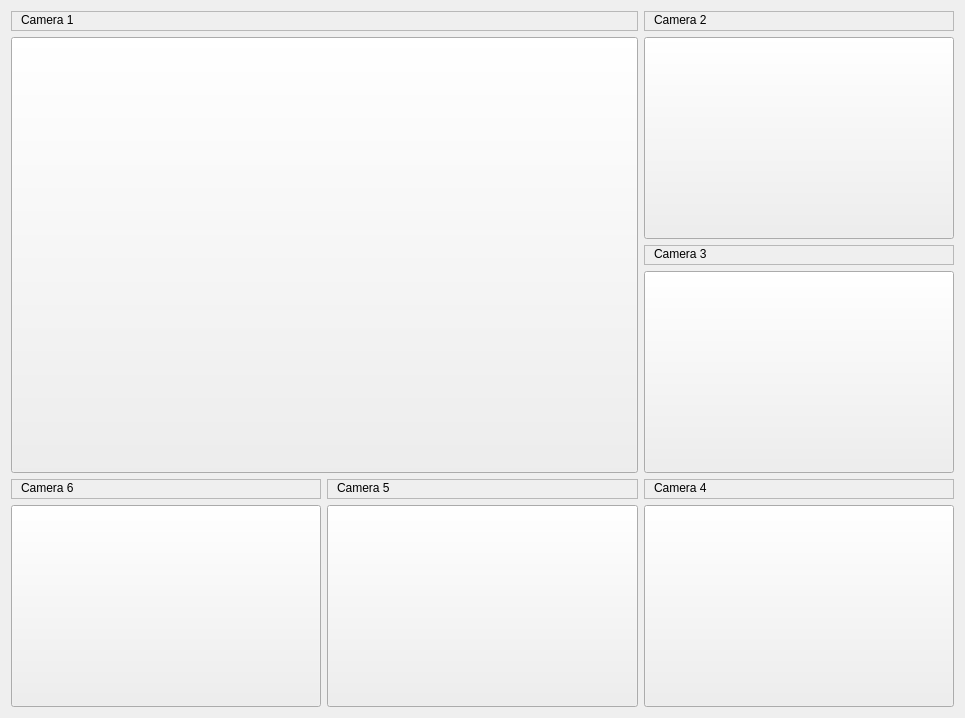
<?xml version="1.0" encoding="UTF-8"?>
<ui version="4.0">
 <class>cameraDisplayOption</class>
 <widget class="QWidget" name="cameraDisplayOption">
  <property name="geometry">
   <rect>
    <x>0</x>
    <y>0</y>
    <width>965</width>
    <height>718</height>
   </rect>
  </property>
  <property name="windowTitle">
   <string>Form</string>
  </property>
  <property name="statusTip">
   <string>Allows the user to monitorize different cameras and select the main camera.</string>
  </property>
  <layout class="QGridLayout" name="gridLayout">
   <item row="0" column="0" colspan="2">
    <widget class="QFrame" name="frameCamera1">
     <property name="sizePolicy">
      <sizepolicy hsizetype="Preferred" vsizetype="Minimum">
       <horstretch>0</horstretch>
       <verstretch>0</verstretch>
      </sizepolicy>
     </property>
     <property name="maximumSize">
      <size>
       <width>16777215</width>
       <height>20</height>
      </size>
     </property>
     <property name="frameShape">
      <enum>QFrame::StyledPanel</enum>
     </property>
     <property name="frameShadow">
      <enum>QFrame::Raised</enum>
     </property>
     <widget class="QLabel" name="titleCamera1">
      <property name="geometry">
       <rect>
        <x>10</x>
        <y>0</y>
        <width>67</width>
        <height>17</height>
       </rect>
      </property>
      <property name="text">
       <string>Camera 1</string>
      </property>
     </widget>
    </widget>
   </item>
   <item row="0" column="2">
    <widget class="QFrame" name="frameCamera2">
     <property name="sizePolicy">
      <sizepolicy hsizetype="Preferred" vsizetype="Minimum">
       <horstretch>0</horstretch>
       <verstretch>0</verstretch>
      </sizepolicy>
     </property>
     <property name="maximumSize">
      <size>
       <width>16777215</width>
       <height>20</height>
      </size>
     </property>
     <property name="frameShape">
      <enum>QFrame::StyledPanel</enum>
     </property>
     <property name="frameShadow">
      <enum>QFrame::Raised</enum>
     </property>
     <widget class="QLabel" name="titleCamera2">
      <property name="geometry">
       <rect>
        <x>10</x>
        <y>0</y>
        <width>67</width>
        <height>17</height>
       </rect>
      </property>
      <property name="text">
       <string>Camera 2</string>
      </property>
     </widget>
    </widget>
   </item>
   <item row="1" column="0" rowspan="3" colspan="2">
    <widget class="QPushButton" name="imageCamera1">
     <property name="sizePolicy">
      <sizepolicy hsizetype="Preferred" vsizetype="Preferred">
       <horstretch>0</horstretch>
       <verstretch>0</verstretch>
      </sizepolicy>
     </property>
     <property name="focusPolicy">
      <enum>Qt::NoFocus</enum>
     </property>
     <property name="text">
      <string/>
     </property>
     <property name="checkable">
      <bool>false</bool>
     </property>
     <property name="autoDefault">
      <bool>false</bool>
     </property>
     <property name="default">
      <bool>false</bool>
     </property>
     <property name="flat">
      <bool>false</bool>
     </property>
    </widget>
   </item>
   <item row="1" column="2">
    <widget class="QPushButton" name="imageCamera2">
     <property name="sizePolicy">
      <sizepolicy hsizetype="Preferred" vsizetype="Preferred">
       <horstretch>0</horstretch>
       <verstretch>0</verstretch>
      </sizepolicy>
     </property>
     <property name="focusPolicy">
      <enum>Qt::NoFocus</enum>
     </property>
     <property name="autoFillBackground">
      <bool>false</bool>
     </property>
     <property name="text">
      <string/>
     </property>
     <property name="checkable">
      <bool>false</bool>
     </property>
     <property name="autoDefault">
      <bool>false</bool>
     </property>
     <property name="default">
      <bool>false</bool>
     </property>
    </widget>
   </item>
   <item row="2" column="2">
    <widget class="QFrame" name="frameCamera3">
     <property name="sizePolicy">
      <sizepolicy hsizetype="Preferred" vsizetype="Minimum">
       <horstretch>0</horstretch>
       <verstretch>0</verstretch>
      </sizepolicy>
     </property>
     <property name="maximumSize">
      <size>
       <width>16777215</width>
       <height>20</height>
      </size>
     </property>
     <property name="frameShape">
      <enum>QFrame::StyledPanel</enum>
     </property>
     <property name="frameShadow">
      <enum>QFrame::Raised</enum>
     </property>
     <widget class="QLabel" name="titleCamera3">
      <property name="geometry">
       <rect>
        <x>10</x>
        <y>0</y>
        <width>67</width>
        <height>17</height>
       </rect>
      </property>
      <property name="text">
       <string>Camera 3</string>
      </property>
     </widget>
    </widget>
   </item>
   <item row="3" column="2">
    <widget class="QPushButton" name="imageCamera3">
     <property name="sizePolicy">
      <sizepolicy hsizetype="Preferred" vsizetype="Preferred">
       <horstretch>0</horstretch>
       <verstretch>0</verstretch>
      </sizepolicy>
     </property>
     <property name="focusPolicy">
      <enum>Qt::NoFocus</enum>
     </property>
     <property name="text">
      <string/>
     </property>
     <property name="checkable">
      <bool>false</bool>
     </property>
     <property name="autoDefault">
      <bool>false</bool>
     </property>
     <property name="default">
      <bool>false</bool>
     </property>
     <property name="flat">
      <bool>false</bool>
     </property>
    </widget>
   </item>
   <item row="4" column="0">
    <widget class="QFrame" name="frameCamera6">
     <property name="sizePolicy">
      <sizepolicy hsizetype="Preferred" vsizetype="Minimum">
       <horstretch>0</horstretch>
       <verstretch>0</verstretch>
      </sizepolicy>
     </property>
     <property name="maximumSize">
      <size>
       <width>16777215</width>
       <height>20</height>
      </size>
     </property>
     <property name="frameShape">
      <enum>QFrame::StyledPanel</enum>
     </property>
     <property name="frameShadow">
      <enum>QFrame::Raised</enum>
     </property>
     <widget class="QLabel" name="titleCamera6">
      <property name="geometry">
       <rect>
        <x>10</x>
        <y>0</y>
        <width>67</width>
        <height>17</height>
       </rect>
      </property>
      <property name="text">
       <string>Camera 6</string>
      </property>
     </widget>
    </widget>
   </item>
   <item row="4" column="1">
    <widget class="QFrame" name="frameCamera5">
     <property name="sizePolicy">
      <sizepolicy hsizetype="Preferred" vsizetype="Minimum">
       <horstretch>0</horstretch>
       <verstretch>0</verstretch>
      </sizepolicy>
     </property>
     <property name="maximumSize">
      <size>
       <width>16777215</width>
       <height>20</height>
      </size>
     </property>
     <property name="frameShape">
      <enum>QFrame::StyledPanel</enum>
     </property>
     <property name="frameShadow">
      <enum>QFrame::Raised</enum>
     </property>
     <widget class="QLabel" name="titleCamera5">
      <property name="geometry">
       <rect>
        <x>10</x>
        <y>0</y>
        <width>67</width>
        <height>17</height>
       </rect>
      </property>
      <property name="text">
       <string>Camera 5</string>
      </property>
     </widget>
    </widget>
   </item>
   <item row="4" column="2">
    <widget class="QFrame" name="frameCamera4">
     <property name="sizePolicy">
      <sizepolicy hsizetype="Preferred" vsizetype="Minimum">
       <horstretch>0</horstretch>
       <verstretch>0</verstretch>
      </sizepolicy>
     </property>
     <property name="maximumSize">
      <size>
       <width>16777215</width>
       <height>20</height>
      </size>
     </property>
     <property name="frameShape">
      <enum>QFrame::StyledPanel</enum>
     </property>
     <property name="frameShadow">
      <enum>QFrame::Raised</enum>
     </property>
     <widget class="QLabel" name="titleCamera4">
      <property name="geometry">
       <rect>
        <x>10</x>
        <y>0</y>
        <width>67</width>
        <height>17</height>
       </rect>
      </property>
      <property name="text">
       <string>Camera 4</string>
      </property>
     </widget>
    </widget>
   </item>
   <item row="5" column="0">
    <widget class="QPushButton" name="imageCamera6">
     <property name="sizePolicy">
      <sizepolicy hsizetype="Preferred" vsizetype="Preferred">
       <horstretch>0</horstretch>
       <verstretch>0</verstretch>
      </sizepolicy>
     </property>
     <property name="focusPolicy">
      <enum>Qt::NoFocus</enum>
     </property>
     <property name="text">
      <string/>
     </property>
     <property name="checkable">
      <bool>false</bool>
     </property>
     <property name="autoDefault">
      <bool>false</bool>
     </property>
     <property name="default">
      <bool>false</bool>
     </property>
     <property name="flat">
      <bool>false</bool>
     </property>
    </widget>
   </item>
   <item row="5" column="1">
    <widget class="QPushButton" name="imageCamera5">
     <property name="sizePolicy">
      <sizepolicy hsizetype="Preferred" vsizetype="Preferred">
       <horstretch>0</horstretch>
       <verstretch>0</verstretch>
      </sizepolicy>
     </property>
     <property name="focusPolicy">
      <enum>Qt::NoFocus</enum>
     </property>
     <property name="text">
      <string/>
     </property>
     <property name="checkable">
      <bool>false</bool>
     </property>
     <property name="autoDefault">
      <bool>false</bool>
     </property>
     <property name="default">
      <bool>false</bool>
     </property>
     <property name="flat">
      <bool>false</bool>
     </property>
    </widget>
   </item>
   <item row="5" column="2">
    <widget class="QPushButton" name="imageCamera4">
     <property name="sizePolicy">
      <sizepolicy hsizetype="Preferred" vsizetype="Preferred">
       <horstretch>0</horstretch>
       <verstretch>0</verstretch>
      </sizepolicy>
     </property>
     <property name="focusPolicy">
      <enum>Qt::NoFocus</enum>
     </property>
     <property name="text">
      <string/>
     </property>
     <property name="checkable">
      <bool>false</bool>
     </property>
     <property name="autoDefault">
      <bool>false</bool>
     </property>
     <property name="default">
      <bool>false</bool>
     </property>
     <property name="flat">
      <bool>false</bool>
     </property>
    </widget>
   </item>
  </layout>
 </widget>
 <resources/>
 <connections/>
</ui>
